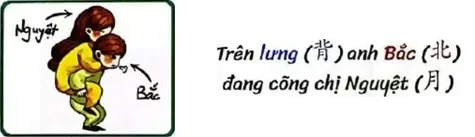
#> input picture docs/hanzi-viewer/story/0060.webp, 475 x 137 px
$ python -i hanzi_story_crop.py   (imports and definitions only)
#> lines starting #> are read from the running program, lines starting #| are printed output that depends on the picture; after the words box and inside, x2 and y2 are one past the last pixel; in counts of white or black regions, pixels touching at a corner belong together
#!/usr/bin/env python3
"""Cắt ô câu chuyện (khung tranh + câu gợi nhớ) từ thẻ Hán tự docs/hanzi-viewer/tap*/NNNN.webp (784×~250)
-> docs/hanzi-viewer/story/NNNN.webp: tranh bên trái, câu chuyện bên phải (bỏ huy hiệu số + bảng từ vựng),
giống ảnh câu chuyện Kanji (docs/kanji-viewer/kanji_story).

    python3 tools/hanzi_story_crop.py            # cắt tất cả
    python3 tools/hanzi_story_crop.py 0138 1723  # chỉ vài thẻ
"""
import re, sys, numpy as np
from PIL import Image

def ink(a, thr=200):
    return a.min(axis=2) < thr

def colored(a):
    mx, mn = a.max(axis=2), a.min(axis=2)
    return ((mx - mn) > 60) | (mn < 120)

def frame(a):
    """Khung tranh: hai cột / hai hàng có nhiều điểm màu nhất trong vùng giữa thẻ."""
    H, W, _ = a.shape
    top = a[:int(H * .7)]
    c = colored(top)
    xs = c[:, 200:520].mean(axis=0)
    # cột trái/phải của khung: mật độ cao
    cand = [i + 200 for i, v in enumerate(xs) if v > .45]
    if not cand:
        return None
    L = min(cand)
    R = max(x for x in cand if x - L < 260)
    if R - L < 80:
        return None
    ys = colored(a[:, L:R + 1]).mean(axis=1)
    rows = [i for i, v in enumerate(ys) if v > .6]
    rows = [r for r in rows if r < H * .75]
    if not rows:
        return None
    T, B = min(rows), max(rows)
    return L, T, R, B

# [91 lines left out: function text_box, not called in this run]

LATIN = re.compile(r"[A-Za-zÀ-ỹĐđ]")

# [16 lines left out: function text_box_ocr, not called in this run]

def crop(path, ocr_lines=None):
#> called with path = '../docs/hanzi-viewer/story/0060.webp'
    im = Image.open(path).convert("RGB")
#> im is the input picture: PIL image 475x137 RGB; mean R, G, B 223.7, 222.2, 216.7
    a = np.asarray(im).astype(int)
    f = frame(a)
#> in frame, `top = a[:int(H * .7)]`:
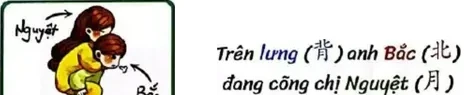
#> top: shape (95, 475, 3) int64; mean R, G, B 217.5, 215.2, 208.7
#> in colored, `mx, mn = a.max(axis=2), a.min(axis=2)`:
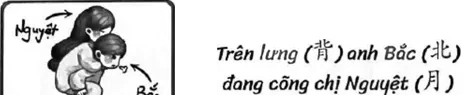
#> mx: shape (95, 475) int64; min 0, max 255, mean 219.1
#> in colored, `mx, mn = a.max(axis=2), a.min(axis=2)`:
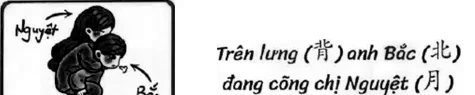
#> mn: shape (95, 475) int64; min 0, max 255, mean 207.9
#> in colored, `return ((mx - mn) > 60) | (mn < 120)`:
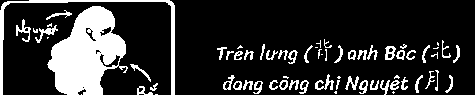
#> returned value: shape (95, 475) bool; 18.3% white; 68 white regions (20 under 20 px), largest, box (x1, y1, x2, y2) and area: (47, 6, 128, 95) 4356, (0, 0, 175, 95) 1070, (16, 19, 31, 42) 119
#> in frame, `xs = c[:, 200:520].mean(axis=0)`: xs = 275 values, max 0.347 at index 237, min 0 at index 0, mean 0.0884
#> in frame, `cand = [i + 200 for i, v in enumerate(xs) if v > .45]`: cand = []
    if f and (f[3] - f[1] < 100 or f[2] - f[0] < 120):
        f = None                                # nhận nhầm một vạch ngang -> dùng vị trí chuẩn
    if not f:
        H, W, _ = a.shape
#> H = 137; W = 475
        if W != 784 or not (220 <= H <= 290): return None, "no frame"
        f = (285, 8, 456, 141)                  # khung mờ / không viền: lấy vị trí chuẩn của thẻ
    L, T, R, B = f
    tb = text_box_ocr(ocr_lines, a.shape[1], a.shape[0], R, B) if ocr_lines else None
    if not tb:
        tb = text_box(a, R, T, B)
    if not tb: return None, "no text"
    tx0, ty0, tx1, ty1 = tb
    pic = im.crop((L, T, R + 1, B + 1))
    txt = im.crop((tx0, ty0, tx1, ty1))
    pad = 14
    Hh = max(pic.height, txt.height)
    out = Image.new("RGB", (pic.width + pad * 3 + txt.width + pad, Hh), "white")
    out.paste(pic, (0, (Hh - pic.height) // 2))
    out.paste(txt, (pic.width + pad * 3, (Hh - txt.height) // 2))
    return out, (L, T, R, B, tx0, ty0, tx1, ty1)

# [29 lines not run here, left out]

>>> result = crop('../docs/hanzi-viewer/story/0060.webp')

$ run again, on docs/hanzi-viewer/tap1/0059.webp
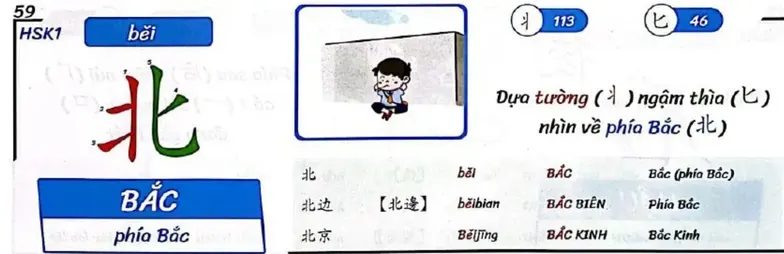
#> input picture docs/hanzi-viewer/tap1/0059.webp, 784 x 254 px
#> in crop, im is the input picture: PIL image 784x254 RGB; mean R, G, B 214.6, 220.5, 228.8
#> in colored, `return ((mx - mn) > 60) | (mn < 120)`:
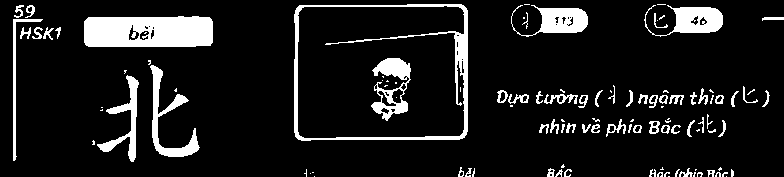
#> returned value: shape (177, 784) bool; 11.2% white; 112 white regions (51 under 20 px), largest, box (x1, y1, x2, y2) and area: (84, 16, 213, 47) 3695, (294, 4, 468, 141) 2596, (150, 65, 200, 157) 1195
#> xs = 320 values, max 0.746 at index 97, min 0 at index 13, mean 0.0776
#> cand = [294, 295, 296, 297, 464, 465, 466, 467]
#> in frame, `L = min(cand)`: L = 294
#> in frame, `R = max(x for x in cand if x - L < 260)`: R = 467
#> mx: shape (254, 174) int64
#> mn: shape (254, 174) int64
#> ys = 254 values, max 1 at index 252, min 0 at index 0, mean 0.107
#> in frame, `rows = [i for i, v in enumerate(ys) if v > .6]`: rows = [5, 6, 137, 138, 139, 251, 252]
#> in frame, `rows = [r for r in rows if r < H * .75]`: rows = [5, 6, 137, 138, 139]
#> in frame, `T, B = min(rows), max(rows)`: T = 5; B = 139
#> f = (294, 5, 467, 139)
#> in crop, `L, T, R, B = f`: L = 294; T = 5; R = 467; B = 139
#> x0 = 475; x1 = 780
#> ylim = 145
#> lines = empty array
#> satm: shape (145, 305) bool; 4.1% white; 2 white regions, box (x1, y1, x2, y2) and area: (199, 8, 248, 32) 928, (66, 8, 112, 32) 885
#> reg: shape (145, 305) bool; 6.2% white in thin lines or dots, all inside (x1, y1, x2, y2) = (22, 35, 295, 138)
#> the loop in text_box, `for y, v in enumerate(list(rows) + [False]):` made 146 passes
#> the loop in text_box, `for b in bands:` made 2 passes
#> the loop in text_box, `for k, (s0, s1) in enumerate(m):` made 2 passes
#> the loop in text_box, `for c in cols[1:]:` made 251 passes
#> in crop, `out.paste(txt, (pic.width + pad * 3, (Hh - txt.height) // 2))`:
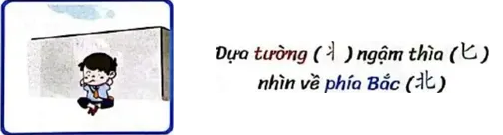
#> out: PIL image 503x135 RGB; mean R, G, B 230.5, 230.5, 232.9

$ run again, on docs/hanzi-viewer/tap1/0132.webp
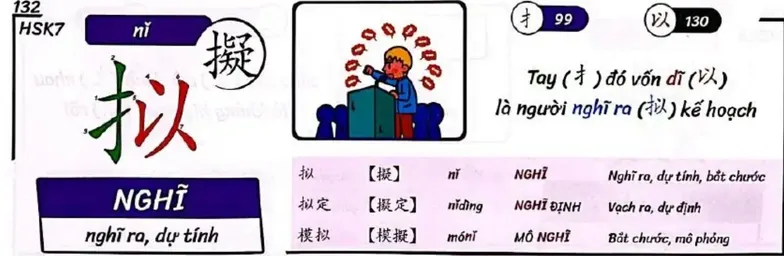
#> input picture docs/hanzi-viewer/tap1/0132.webp, 784 x 256 px
#> in crop, im is the input picture: PIL image 784x256 RGB; mean R, G, B 209.7, 202.3, 213.3
#> in colored, `return ((mx - mn) > 60) | (mn < 120)`:
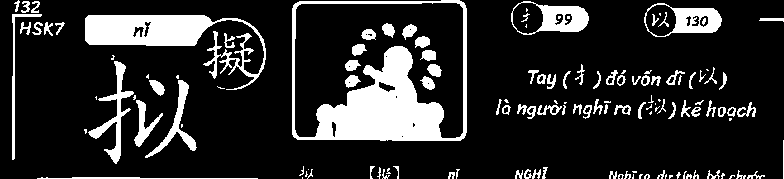
#> returned value: shape (179, 784) bool; 16.7% white; 133 white regions (47 under 20 px), largest, box (x1, y1, x2, y2) and area: (292, 0, 467, 141) 8454, (85, 15, 266, 90) 4481, (511, 1, 589, 35) 1144
#> xs = 320 values, max 0.765 at index 263, min 0 at index 66, mean 0.2
#> cand = 43 values from 292 to 466
#> in frame, `L = min(cand)`: L = 292
#> in frame, `R = max(x for x in cand if x - L < 260)`: R = 466
#> mx: shape (256, 175) int64
#> mn: shape (256, 175) int64
#> ys = 256 values, max 1 at index 252, min 0 at index 141, mean 0.255
#> in frame, `rows = [i for i, v in enumerate(ys) if v > .6]`: rows = 42 values from 1 to 253
#> in frame, `rows = [r for r in rows if r < H * .75]`: rows = 39 values from 1 to 139
#> in frame, `T, B = min(rows), max(rows)`: T = 1; B = 139
#> f = (292, 1, 466, 139)
#> in crop, `L, T, R, B = f`: L = 292; T = 1; R = 466; B = 139
#> x0 = 474; x1 = 780
#> ylim = 145
#> lines = empty array
#> satm: shape (145, 306) bool; 0.69% white; 3 white regions (1 under 20 px), largest, box (x1, y1, x2, y2) and area: (98, 9, 110, 27) 158, (71, 8, 83, 28) 143
#> the loop in text_box, `for y, v in enumerate(list(rows) + [False]):` made 146 passes
#> the loop in text_box, `for b in bands:` made 3 passes
#> the loop in text_box, `for k, (s0, s1) in enumerate(m):` made 3 passes
#> the loop in text_box, `for c in cols[1:]:` made 251 passes
#> in crop, `out.paste(txt, (pic.width + pad * 3, (Hh - txt.height) // 2))`:
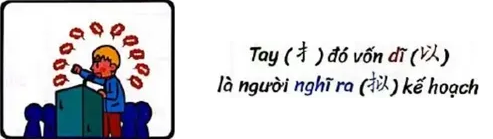
#> out: PIL image 493x139 RGB; mean R, G, B 215.5, 214.7, 217.7

$ run again, on docs/hanzi-viewer/tap2/1046.webp
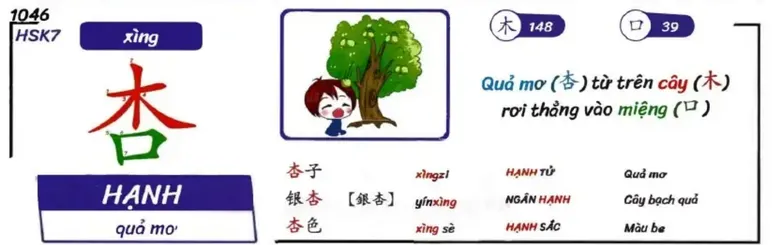
#> input picture docs/hanzi-viewer/tap2/1046.webp, 784 x 245 px
#> in crop, im is the input picture: PIL image 784x245 RGB; mean R, G, B 218.8, 217.8, 220.2
#> in colored, `return ((mx - mn) > 60) | (mn < 120)`:
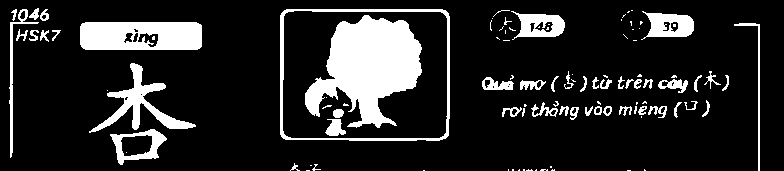
#> returned value: shape (171, 784) bool; 15.6% white; 105 white regions (57 under 20 px), largest, box (x1, y1, x2, y2) and area: (305, 15, 422, 128) 7713, (80, 22, 202, 50) 3135, (280, 9, 450, 141) 1738
#> xs = 320 values, max 0.737 at index 82, min 0 at index 2, mean 0.189
#> cand = 79 values from 280 to 449
#> in frame, `L = min(cand)`: L = 280
#> in frame, `R = max(x for x in cand if x - L < 260)`: R = 449
#> mx: shape (245, 170) int64
#> mn: shape (245, 170) int64
#> ys = 245 values, max 1 at index 241, min 0 at index 0, mean 0.268
#> in frame, `rows = [i for i, v in enumerate(ys) if v > .6]`: rows = [9, 10, 11, 79, 80, 81, 82, 83, 84, 85, 86, 87, 88, 138, 139, 240, 241, 242]
#> in frame, `rows = [r for r in rows if r < H * .75]`: rows = [9, 10, 11, 79, 80, 81, 82, 83, 84, 85, 86, 87, 88, 138, 139]
#> in frame, `T, B = min(rows), max(rows)`: T = 9; B = 139
#> f = (280, 9, 449, 139)
#> in crop, `L, T, R, B = f`: L = 280; T = 9; R = 449; B = 139
#> x0 = 457; x1 = 780
#> ylim = 145
#> lines = [300, 301, 302]
#> the loop in text_box, `for c in lines:` made 3 passes
#> satm: shape (145, 323) bool; 0.38% white in thin lines or dots, all inside (x1, y1, x2, y2) = (32, 17, 254, 90)
#> the loop in text_box, `for y, v in enumerate(list(rows) + [False]):` made 146 passes
#> the loop in text_box, `for b in bands:` made 3 passes
#> the loop in text_box, `for k, (s0, s1) in enumerate(m):` made 3 passes
#> in crop, `out.paste(txt, (pic.width + pad * 3, (Hh - txt.height) // 2))`:
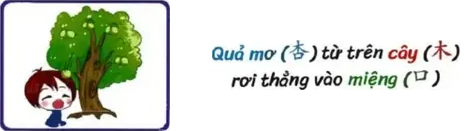
#> out: PIL image 474x131 RGB; mean R, G, B 215.4, 219.5, 210.1
